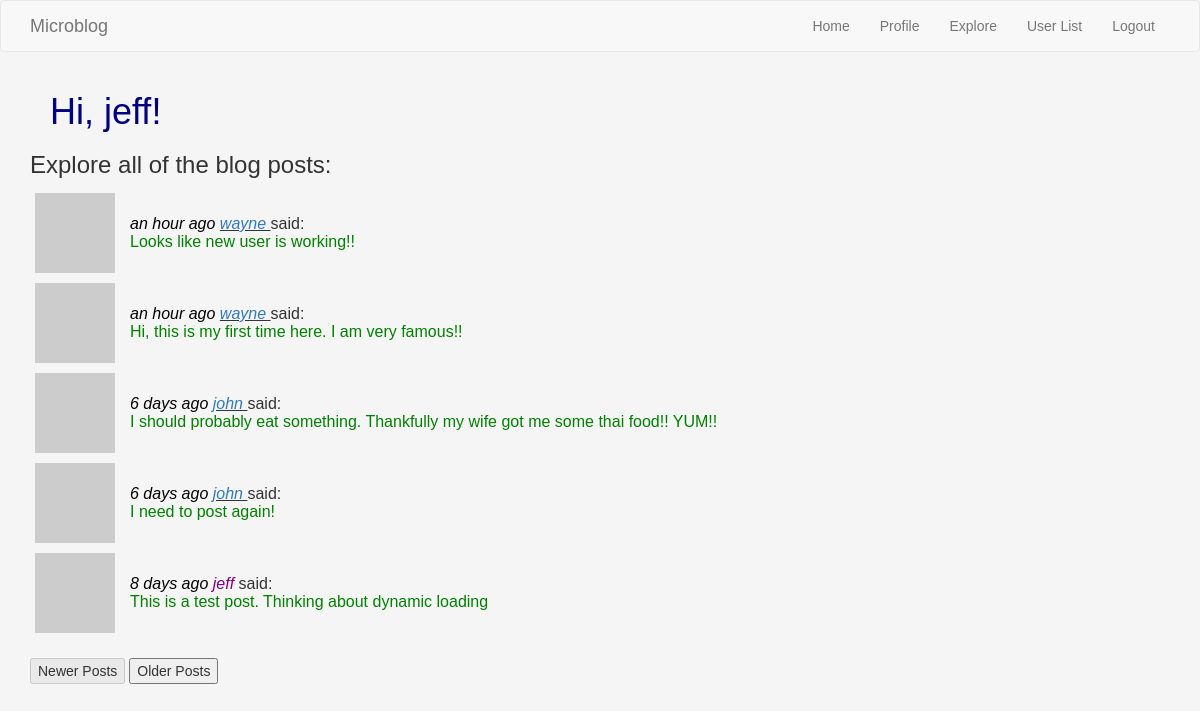
Screenshot of /explore (signed in) with the database file from the repository.
### webapp/models.py (models this page shows, shortened)
class User(UserMixin, db.Model):
    id = db.Column(db.Integer, primary_key=True)
    username = db.Column(db.String(64), index=True, unique=True)
    email = db.Column(db.String(120), index=True, unique=True)
    password_hash = db.Column(db.String(128))
    posts = db.relationship('Post', backref='author', lazy='dynamic')
    about_me = db.Column(db.String(140))
    last_seen = db.Column(db.DateTime, default=datetime.utcnow)
    followed = db.relationship(
        'User', secondary=followers,
        primaryjoin=(followers.c.follower_id == id),
        secondaryjoin=(followers.c.followed_id == id),
        backref=db.backref('followers', lazy='dynamic'), lazy='dynamic')
    def avatar(self, size):
        digest = md5(self.email.lower().encode('utf-8')).hexdigest()
        return 'https://www.gravatar.com/avatar/{}?d=identicon&s={}'.format(digest, size)

class Post(db.Model):
    id = db.Column(db.Integer, primary_key=True)
    body = db.Column(db.String(140))
    timestamp = db.Column(db.DateTime, index=True, default=datetime.utcnow)
    user_id = db.Column(db.Integer, db.ForeignKey('user.id'))

### webapp/routes.py (the view)
@webapp.route('/explore')
@login_required
def explore():
    page, others, max_pages, posts = get_page_list(user=None,
                                                   others="all",
                                                   page=1)
    return render_template('index.html',
                           title='Explore',
                           posts=posts,
                           page=page,
                           others="all",
                           explore=True,
                           max_pages=max_pages)

### webapp/models.py (called while the page is built)
@login.user_loader
def load_user(id):
    return User.query.get(int(id))

### webapp/routes.py (called while the page is built, shortened)
def get_page_list(user=None, others="yes", page=1):
    print("get_page_list:")
    print(f"   user={user}")
    print(f"   others={others}")
    print(f"   page={page}")
    if others == "all" or user is None:
        print("   user is None case!")
        max_pages = (Post.query.count() + webapp.config['POSTS_PER_PAGE'] - 1) // webapp.config['POSTS_PER_PAGE']
        if page > max_pages:
            page = max_pages
        posts = Post.query.order_by(Post.timestamp.desc()).paginate(page=page,
                                                                    per_page=webapp.config['POSTS_PER_PAGE'],
                                                                    error_out=False)
    return [page, others, max_pages, posts]

@webapp.before_request
def before_request():
    if current_user.is_authenticated:
        current_user.last_seen = datetime.utcnow()
        db.session.commit()

### webapp/templates/index.html (shortened to what this page needs)
{% extends "base.html" %}
{% block app_content %}
    <h1>Hi, {{ current_user.username }}!</h1>
    {% if explore %}
        <h3>Explore all of the blog posts: </h3>
    {% endif %}
    {% include '_post_table.html' %}
    <br>
    {% include '_new_old_buttons.html' %}
{% endblock %}

### webapp/templates/_post.html
<tr class="blog">
    <td class="blog"><img src="{{ post.author.avatar(36) }}" alt="Avatar"></td>
    <td class="blog">
            <span class="timestamp">{{ moment(post.timestamp).fromNow() }}</span>
        {% if current_user.username != post.author.username %}
            <span class="blog_name_ref"><a href="{{  url_for('user', username=post.author.username) }}"> {{ post.author.username }} </a></span>
        {% else %}
            <span class="blogname">{{ post.author.username }}</span>
        {% endif %}
        said:
        <br><span class="blogpost"> {{  post.body }}</span></td>
</tr>

### webapp/static/css/mystyle.css (style rules this page uses)
body { background-color: whitesmoke; font-family: Verdana, Arial, Helvetica, sans-serif; }
h1 { color: navy; margin-left: 20px; }
.blog { vertical-align:center }
.blogname { color: purple; font-style: italic; }
.blog_name_ref { font-style: italic; text-decoration: underline; }
tr.blog { border: inherit; }
td.blog { padding: 5px; padding-right: 10px; }
.blogpost { color:green; }
.timestamp { color: black; font-style: italic; }

### rows the page displays
User: username "jeff"
Post: timestamp "an hour ago", author.username "wayne", body "Looks like new user is working!!"
Post: timestamp "an hour ago", author.username "wayne", body "Hi, this is my first time here. I am very famous!!"
Post: timestamp "6 days ago", author.username "john", body "I should probably eat something. Thankfully my wife got me some thai food!! YUM!!"
Post: timestamp "6 days ago", author.username "john", body "I need to post again!"
Post: timestamp "8 days ago", author.username "jeff", body "This is a test post. Thinking about dynamic loading"
